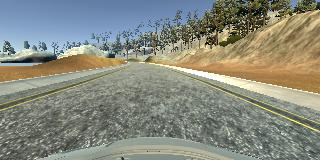
#> input picture OpenCv/Resources/center_2023_02_12_09_40_09_717.jpg, 320 x 160 px
$ python 'Hough Transform.py'
#> lines starting #> are read from the running program, lines starting #| are printed output that depends on the picture; after the words box and inside, x2 and y2 are one past the last pixel; in counts of white or black regions, pixels touching at a corner belong together
import cv2.cv2 as cv2
import numpy as np

img = cv2.imread('../Resources/center_2023_02_12_09_40_09_717.jpg')
#> img is the input picture: shape (160, 320, 3); mean B, G, R 126.4, 138.1, 135.7

### WITHOUT MASKING
# imgGray = cv2.cvtColor(img, cv2.COLOR_BGR2GRAY)
# imgBlur = cv2.GaussianBlur(imgGray, (7, 7), 1)
# imgCanny = cv2.Canny(imgBlur, 110, 180)

### WITH MASKING
imgBlur = cv2.GaussianBlur(img, (5, 5), 0)
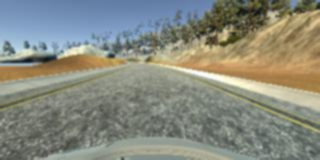
#> imgBlur: shape (160, 320, 3); mean B, G, R 126.4, 138.1, 135.7
imgHSV = cv2.cvtColor(imgBlur, cv2.COLOR_BGR2HSV)
#> imgHSV: shape (160, 320, 3); mean H, S, V 50.9, 54.6, 149.4
lowerYellow = np.array([23, 55, 35])
upperYellow = np.array([73, 112, 130])
maskedYellow = cv2.inRange(imgHSV, lowerYellow, upperYellow)
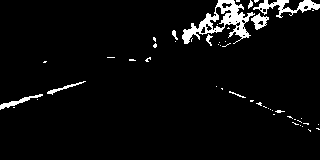
#> maskedYellow: shape (160, 320); 4.5% white; 50 white regions (41 under 20 px), largest, box (x1, y1, x2, y2) and area: (182, 0, 255, 44) 1095, (253, 0, 320, 18) 454, (0, 94, 43, 110) 162
imgCanny = cv2.Canny(maskedYellow, 75, 150)
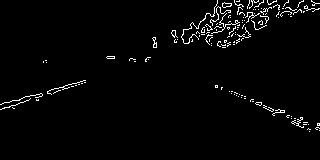
#> imgCanny: shape (160, 320); 2.5% white in thin lines or dots, all inside (x1, y1, x2, y2) = (0, 0, 320, 132)


# lines = cv2.HoughLinesP(imgCanny, 1, np.pi/180, 100, maxLineGap=200, minLineLength=250)
lines = cv2.HoughLinesP(imgCanny, 2, np.pi/180, 50)
#> lines = 177 rows, first 6: [83, 80, 84, 80], [8, 107, 9, 107], [186, 43, 189, 42], [225, 24, 227, 24], [299, 2, 300, 2], [237, 25, 239, 25]

if lines is not None:
    for line in lines:
        x1, y1, x2, y2 = line[0]
        cv2.line(img, (x1, y1), (x2, y2), (0, 255, 0), 3)
#> this loop made 177 passes
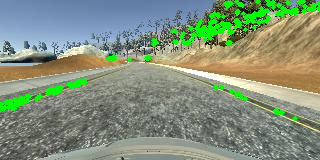
#> img: shape (160, 320, 3); 4.99% of pixels changed, all inside (x1, y1, x2, y2) = (0, 0, 320, 121)


cv2.imshow("Edges", imgCanny)
cv2.imshow("img", img)
cv2.waitKey(0)
cv2.destroyAllWindows()
